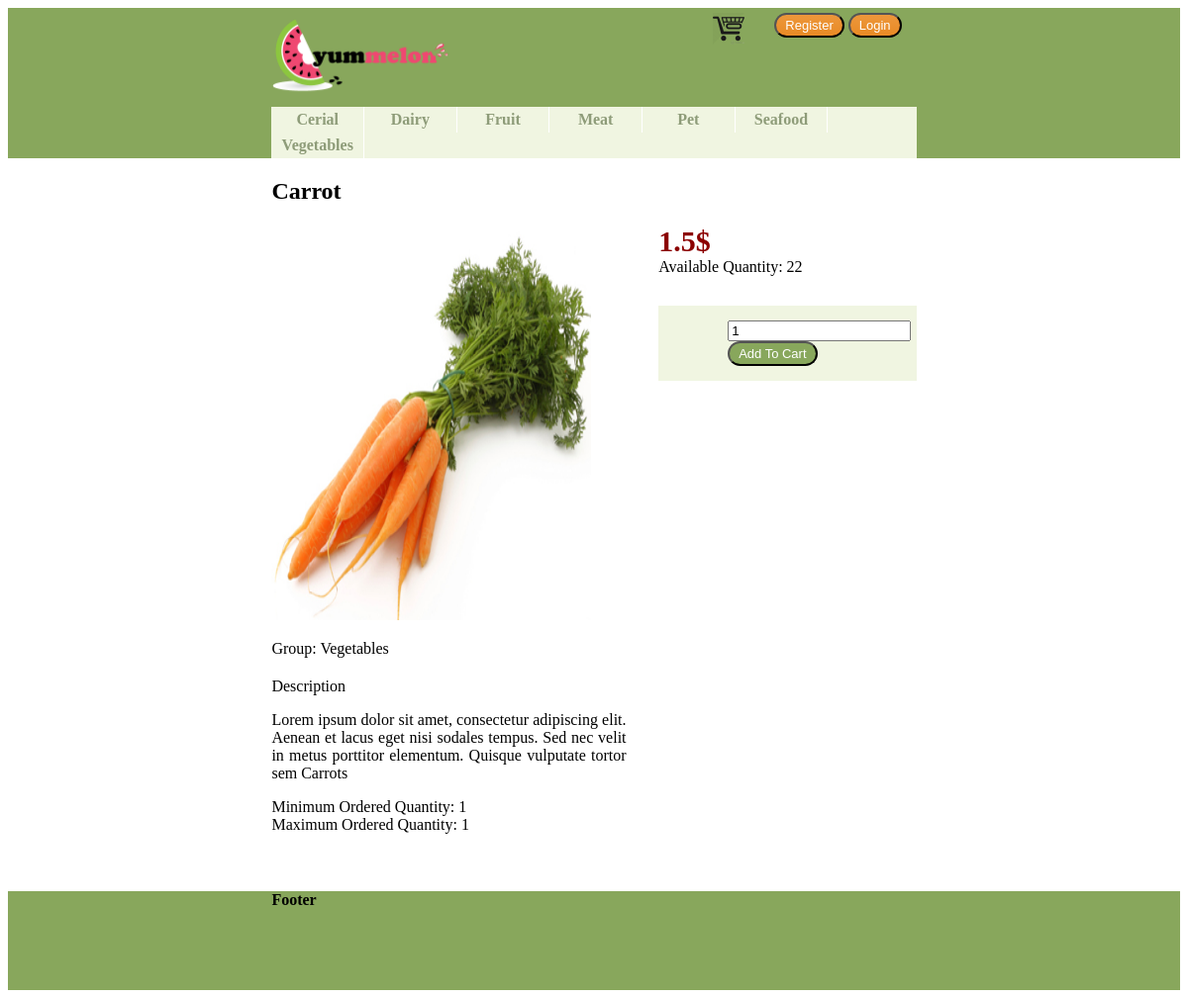
The app's page /product.php?code=V_003_CRT with its own data.
### tables this page shows
CREATE TABLE IF NOT EXISTS `product_groups` (
  `group_code` char(1) NOT NULL,
  `group_name` varchar(50) NOT NULL,
  PRIMARY KEY (`group_code`)
);

CREATE TABLE IF NOT EXISTS `products` (
  `prod_code` varchar(20) NOT NULL,
  `name` varchar(50) NOT NULL,
  `description` varchar(500) NOT NULL,
  `prod_group` char(1) NOT NULL,
  `list_price` decimal(10,2) NOT NULL,
  `qty_on_hand` int(11) NOT NULL,
  `procur_level` int(11) NOT NULL,
  `procur_qty` int(11) NOT NULL,
  `imageUrl` varchar(100) DEFAULT NULL,
  PRIMARY KEY (`prod_code`),
  KEY `prod_group` (`prod_group`)
);

### Code/init.php (called while the page is built, shortened)
<?php
require_once dirname(__FILE__)."/Template.php";
renderMaster(dirname(__FILE__)."/../Templates/header.php", dirname(__FILE__)."/../Templates/footer.php");

### Code/Database.php (called while the page is built, shortened)
<?php
class MysqlDatabaseConnector
{
	private $_host;
	private $_database;
	private $_user;
	private $_password;
	function __construct($host, $database, $user, $password)
	{
		$this->_host = $host;
		$this->_database = $database;
		$this->_user = $user;
		$this->_password = $password;
	}
	public function createConnection()
	{
		try {
			$con=mysqli_connect($this->_host,$this->_user,$this->_password,$this->_database);
			return $con;
		}
		catch(Exception $e) {
			echo "Failed to connect to MySQL: " . mysqli_connect_error();
			return 0;
		}
	}
}
class MysqlDatabaseEngine implements IDatabaseEngine
{
    private $_connectionString = '';
    private $_connector = null;
    private $_isInitialized = false;
    public function setConnectionString($connectionString='')
    {
        $this->_connectionString = $connectionString;
    }
    public function initialize()
    {
        if(!$this->_isInitialized)
        {
            $data = array();
            $pairs = explode(",", $this->_connectionString);
            foreach($pairs as $pair)
            {
                list($name, $value) = explode("=", $pair, 2);
                $data[$name] = $value;
            }
            $this->_connector = new MysqlDatabaseConnector($data["host"], $data["database"], $data["user"], $data["password"]);
            $this->_isInitialized = true;
        }
    }
    public function ExecuteDataTable($query)
    {
        $con = $this->_connector->createConnection();
        $this->insertParameters($query, $con, func_get_args(), 1);
        $result = mysqli_query($con,$query)or die("Error: ".mysqli_error($con));
        $dt = $this->getDataTableFromResult($result);
        return $dt;
    }
    public function WhileReader($query, $consumer)
    {
        $con = $this->_connector->createConnection();
        $this->insertParameters($query, $con, func_get_args(), 2);
        $i=0;
        try{
            $result = mysqli_query($con,$query)or die("Error: ".mysqli_error($con));
            while($row = mysqli_fetch_array($result)) {
                $i++;
            }
        }catch(Exception $ex)        {
            mysqli_free_result($result);
            mysqli_close($con);
            throw $ex;
        }
        return $i>0;
    }
    private function getDataTableFromResult($result)
    {
        $dt = new DataTable();
        $i=0;
        $dt->columns = array();
        while($col = mysqli_fetch_field($result))
        {
            $dt->columns[$i] = $col;
            $i++;
        }
        $i=0;
        $dt->rows = array();
        while($row = mysqli_fetch_array($result)) {
            $dt->rows[$i] = $row;
            $i++;
        }
        return $dt;
    }
    private function insertParameters(&$query, $connection, $params, $paramOffset)
    {
        if(count($params) <= $paramOffset)
            return;
        $params = array_slice($params,$paramOffset);
        $queryParts = explode("?", " ".$query." ");
        $result = $queryParts[0];
        $j=0;
        $l = count($params);
        for($i=1; $i<count($queryParts); $i++)
        {
            $p = $j>$l-1 ? $params[$l-1] : $params[$j];
            $j++;
            $result = $result.mysqli_real_escape_string($connection, $p).$queryParts[$i];
        }
        $query = $result;
    }
}

### Code/Product.php (called while the page is built, shortened)
<?php
class Product
{
	public function loadFromDb($code){
		$dt = Application::getDB()->ExecuteDataTable("select * from products p inner join product_groups pg on pg.group_code = p.prod_group where p.prod_code='?'", $code);
	}
}

### Templates/GroupListItem.php (the view)
<div class="item">
	<a href="<?= $model['url'] ?>">
		<div class="name"><strong><?= $model['name'] ?></strong></div>
	</a>
</div>

### Templates/List.php
<ul>
	<?php foreach($model["items"] as &$item){ ?>
		<li>
			<?php echo renderTemplate($model["itemTemplate"], $item); ?>
		</li>
	<?php } ?>
</ul>

### Templates/ProductDetails.php (shortened to what this page needs)
<?php
	$queryString = "SELECT min(order_qty) AS min_order, max(order_qty) AS max_order FROM `order_details` WHERE prod_code = '".$model['code']."' GROUP BY prod_code ";
		$product_orders = array();
	Application::getDB()->WhileReader($queryString, function(&$row) use(&$product_orders){
		$product_orders['min'] = $row['min_order']>0 ? $row['min_order'] : 0;
		$product_orders['max'] = $row['max_order']>0 ? $row['max_order'] : 0;
	});
?>
<div class="details" code="<?= $model['code'] ?>">
	<h2><?= $model['name'] ?></h2>
	<div class="productInfo">
		<div>
			<img src="<?= $model['imageUrl'] ?>" width="400" height="400" alt="<?= $model['name'] ?>" />
		</div>
		<div class="group">Group: <?= $model['groupName'] ?></div>
		<div class="description">
			<span>Description</span>
			<p><?= $model['description'] ?></p>
		</div>
		<div class="orderStatistics">
			<div>
				<span> Minimum Ordered Quantity: </span>
				<span> <?= $product_orders['min'] ?> </span>
			</div>
			<div>
				<span> Maximum Ordered Quantity: </span>
				<span> <?= $product_orders['max'] ?> </span>
			</div>
		</div>
	</div>
	<div class="productOrderArea">
		<div class="price"><?= $model['price'] ?>$</div>
		<div class="quantity">Available Quantity: <?= $model['availableQuantity'] ?></div>
		<div class="addToCartArea">
			<input class="orderedQuantity" type="text" name="orderedQty" placeholder="Qty" value="1"/>
			<input class="groceriesBtn add-to-cart-button" type="button" value="Add To Cart" />
		</div>
	</div>
</div>

### styles/style.css (style rules this page uses)
.groceriesBtn { background: #ed973b; background-image: -webkit-linear-gradient(top, #88a75c, #88a75c); background-image: -moz-linear-gradient(top, #88a75c, #88a75c); background-image: -ms-linear-gradient(top, #88a75c, #88a75c); background-image: -o-linear-gradient(top, #88a75c, #88a75c); background-image: linear-gradient(to bottom, #88a75c, #88a75c); -webkit-border-radius: 20; -moz-border-radius: 20; border-radius: 20px; font-family: Arial; color: white; font-size: 13px; padding: 3px 9px 3px 9px; text-decoration: none; }
.header .categoriesMenu ul { float: left; width: 100%; padding: 0; margin: 0; list-style-type: none; background-color: #f0f5e1; }
.header .categoriesMenu li { display: inline; }
.header .categoriesMenu a { float: left; background-color: #f0f5e1; color: #8e9c79; text-align: center; text-decoration: none; width: 13%; padding: 4px; border-right: 1px solid white; }
.details .productInfo { float: left; display: inline-block; width: 55%; }
.details .productInfo .description { margin-top: 20px; }
.details .productInfo .description p { text-align: justify; }
.details .productInfo img { width: 90%; display: block; margin-bottom: 20px; }
.details .productOrderArea { float: right; display: inline-block; width: 40%; }
.details .productOrderArea .price { font-size: 30px; font-weight: bold; color: darkred; }
.details .productOrderArea .addToCartArea { background-color: #f0f5e1; display: block; margin-top: 30px; padding: 15px 70px; }
.details .productOrderArea .addToCartArea .orderedQuantity, { width: 30px; text-align: center; }

### records on screen
product_groups: group_name "Cerial"
product_groups: group_name "Dairy"
product_groups: group_name "Fruit"
product_groups: group_name "Meat"
product_groups: group_name "Pet"
product_groups: group_name "Seafood"
product_groups: group_name "Vegetables"
products: name "Carrot", prod_group.group_name "Vegetables", description "Lorem ipsum dolor sit amet, consectetur adipiscing elit. Aenean et lacus eget nisi sodales tempus. Sed nec velit in metus porttitor elementum. Quisque vulputate tortor sem Carrots", qty_on_hand "22"

### other values on screen
$product_orders['min'] "1"
$product_orders['max'] "1"
$model['price'] "1.5"
